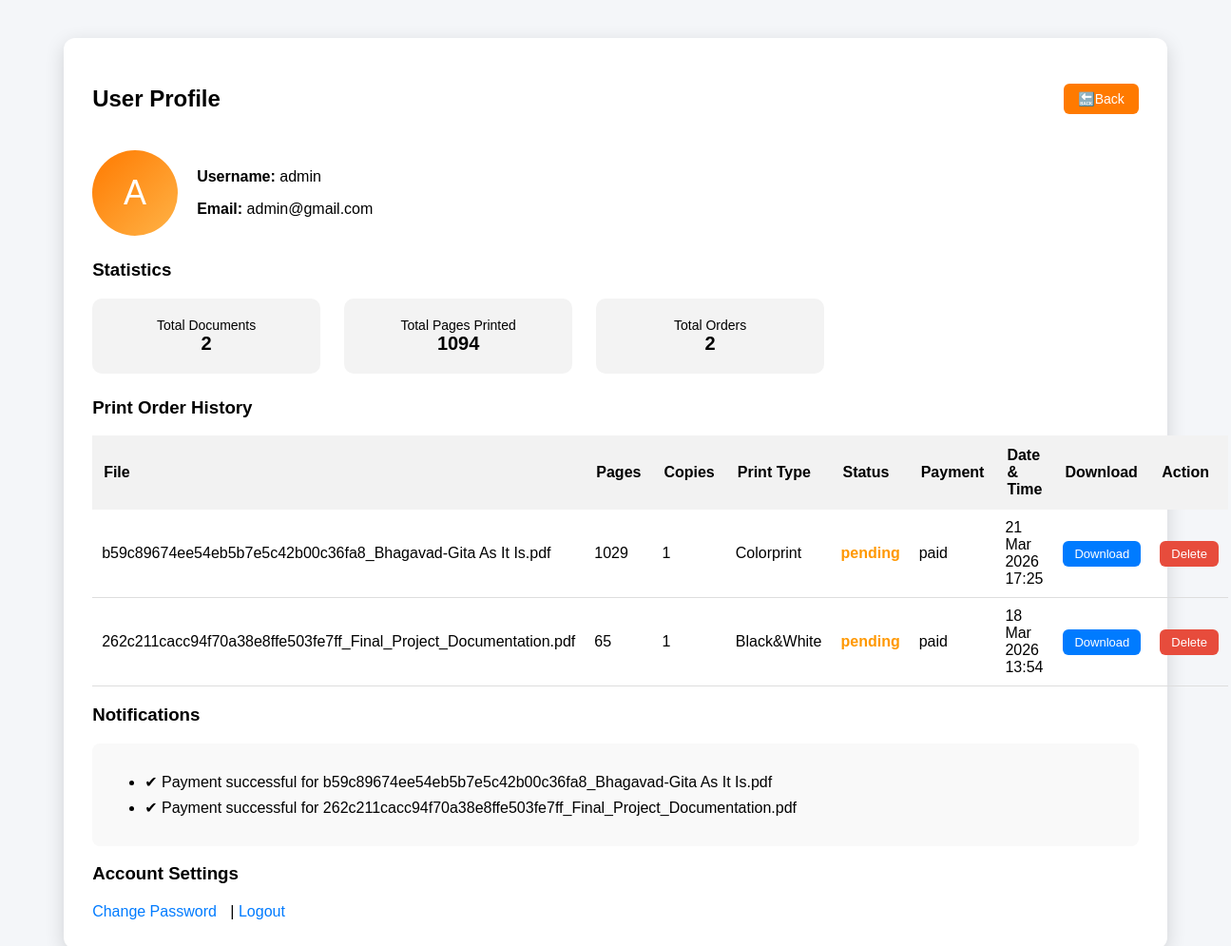
Screenshot of /profile/ (signed in) with the database file from the repository.
### smartxerox/models.py (models this page shows, shortened)
class UploadDocument(models.Model):
    PRINT_TYPE_CHOICES = [
        ("bw", "Black & White"),
        ("color", "Color"),
    ]
    PAPER_SIZE_CHOICES = [
        ("A4", "A4"),
        ("A3", "A3"),
        ("Letter", "Letter"),
    ]
    STATUS_CHOICES = [
        ("pending", "Pending"),
        ("printing", "Printing"),
        ("completed", "Completed"),
    ]
    PAYMENT_STATUS = [
        ("pending", "Pending"),
        ("paid", "Paid"),
        ("failed", "Failed"),
    ]
    user = models.ForeignKey(User, on_delete=models.CASCADE)
    file = models.FileField(
        upload_to="documents/",
        null=True,
        blank=True
    )
    file_name = models.CharField(max_length=255)
    pages = models.IntegerField(default=1)
    copies = models.IntegerField(default=1)
    print_type = models.CharField(
        max_length=10,
        choices=PRINT_TYPE_CHOICES,
        default="bw"
    )
    paper_size = models.CharField(
        max_length=10,
        choices=PAPER_SIZE_CHOICES,
        default="A4"
    )
    total_price = models.FloatField(default=0)
    status = models.CharField(
        max_length=20,
        choices=STATUS_CHOICES,
        default="pending"
    )
    payment_status = models.CharField(
        max_length=20,
        choices=PAYMENT_STATUS,
        default="pending"
    )
    created_at = models.DateTimeField(default=timezone.now)
    updated_at = models.DateTimeField(auto_now=True)

### smartxerox/views.py (the view, shortened to what this page needs)
# urls.py: path('profile/', views.profile, name='profile'),
@login_required
def profile(request):
    uploads = UploadDocument.objects.filter(user=request.user).order_by("-created_at")
    total_docs = uploads.count()
    total_pages = sum(doc.pages * doc.copies for doc in uploads)
    total_orders = uploads.count()
    notifications = []
    for doc in uploads:
        if doc.payment_status.lower() == "paid":
            notifications.append(f"Payment successful for {os.path.basename(doc.file_name)}")
        if doc.status.lower() == "printing":
            notifications.append(f"{doc.file_name} is currently printing")
        if doc.status.lower() == "completed":
            notifications.append(f"{doc.file_name} is ready for pickup")
    context = {
        "uploads": uploads,
        "total_docs": total_docs,
        "total_pages": total_pages,
        "total_orders": total_orders,
        "notifications": notifications
    }
    return render(request, "profile.html", context)

### smartxerox/templates/profile.html (shortened to what this page needs)
<!DOCTYPE html>
<html>
<head>
<link rel="stylesheet" href="https://cdnjs.cloudflare.com/ajax/libs/font-awesome/6.5.0/css/all.min.css">
</head>
<body>
<div class="container">
<div class="header">
<h2>User Profile</h2>
<a href="/main/" class="back-btn">🔙Back</a>
</div>
<div class="profile-box">
<div class="profile-img">
{{ user.username|first|upper }}
</div>
<div>
<p><b>Username:</b> {{ user.username }}</p>
<p><b>Email:</b> {{ user.email }}</p>
</div>
</div>
<h3>Statistics</h3>
<div class="stats">
<div class="stat-card">
Total Documents <br>
<b>{{ total_docs }}</b>
</div>
<div class="stat-card">
Total Pages Printed <br>
<b>{{ total_pages }}</b>
</div>
<div class="stat-card">
Total Orders <br>
<b>{{ total_orders }}</b>
</div>
</div>
<h3>Print Order History</h3>
<table>
<th>File</th>
<th>Pages</th>
<th>Copies</th>
<th>Print Type</th>
<th>Status</th>
<th>Payment</th>
<th>Date & Time</th>
<th>Download</th>
<th>Action</th>
{% if uploads %}
{% for doc in uploads %}
<tr>
<td>{{ doc.file_name }}</td>
<td>{{ doc.pages }}</td>
<td>{{ doc.copies }}</td>
<td>{{ doc.print_type }}</td>
<td class="status {{ doc.status }}">
{{ doc.status }}
</td>
<td>{{ doc.payment_status }}</td>
<td>{{ doc.created_at|date:"d M Y H:i" }}</td>
<td>
{% if doc.file %}
<a href="{{ doc.file.url }}" download class="download-btn">
Download
</a>
{% else %}
No File
{% endif %}
</td>
<td>
<form action="{% url 'delete_order' doc.id %}" method="POST">
<button class="delete-btn"
onclick="return confirm('Delete this order?')">
Delete
</button>
</form>
</td>
</tr>
{% endfor %}
{% else %}
<tr>
<td colspan="8" style="text-align:center;">
No print orders yet
</td>
</tr>
{% endif %}
</table>
<h3>Notifications</h3>
<div class="notifications">
<ul>
{% if notifications %}
{% for note in notifications %}
<li>✔ {{ note }}</li>
{% endfor %}
{% else %}
<li>No notifications yet</li>
{% endif %}
</ul>
</div>
<h3>Account Settings</h3>
<div class="settings">
<a href="{% url 'forgot_password' %}">Change Password</a>
|
<a href="{% url 'index' %}">Logout</a>
</div>
</div>
</body>
</html>

### smartxerox/templates/profile.html (style rules this page uses)
body { font-family: Arial; background:#f4f6f9; margin:0; padding:0; }
.container { width:85%; margin:auto; margin-top:40px; background:white; padding:30px; border-radius:12px; box-shadow:0 6px 20px rgba(0,0,0,0.15); }
.header { display:flex; justify-content:space-between; align-items:center; margin-bottom:20px; }
.back-btn { background:#ff7a00; color:white; padding:8px 15px; border:none; border-radius:6px; cursor:pointer; text-decoration:none; font-size:14px; }
.profile-box { display:flex; align-items:center; gap:20px; margin-bottom:25px; }
.profile-img { width:90px; height:90px; border-radius:50%; background:linear-gradient(135deg,#ff7a00,#ffb347); display:flex; align-items:center; justify-content:center; font-size:36px; color:white; }
.stats { display:flex; gap:25px; margin-top:15px; margin-bottom:25px; }
.stat-card { background:#f3f3f3; padding:20px; border-radius:10px; text-align:center; width:200px; font-size:14px; }
.stat-card b { font-size:20px; }
table { width:100%; border-collapse:collapse; margin-top:15px; }
th { background:#f2f2f2; padding:12px; text-align:left; }
td { padding:10px; border-bottom:1px solid #ddd; }
.download-btn { background:#007bff; color:white; padding:6px 12px; border-radius:6px; text-decoration:none; font-size:13px; }
.status { font-weight:bold; }
.status.pending { color:#ff9800; }
.notifications { background:#f9f9f9; padding:15px; border-radius:8px; margin-top:15px; }
.notifications li { margin-bottom:8px; }
.settings { margin-top:20px; }
.settings a { margin-right:10px; text-decoration:none; color:#007bff; }
.delete-btn { background:#e74c3c; color:white; border:none; padding:6px 12px; border-radius:6px; cursor:pointer; font-size:13px; }

### rows the page displays
UploadDocument: file_name "b59c89674ee54eb5b7e5c42b00c36fa8_Bhagavad-Gita As It Is.pdf", pages "1029", copies "1", print_type "Colorprint", status "pending", payment_status "paid", created_at "21 Mar 2026 17:25"
UploadDocument: file_name "262c211cacc94f70a38e8ffe503fe7ff_Final_Project_Documentation.pdf", pages "65", copies "1", print_type "Black&White", status "pending", payment_status "paid", created_at "18 Mar 2026 13:54"

### other values shown
{{ user.username|first|upper }} "A"
{{ user.username }} "admin"
{{ user.email }} "admin@gmail.com"
{{ total_docs }} "2"
{{ total_pages }} "1094"
{{ total_orders }} "2"
{{ note }} "Payment successful for b59c89674ee54eb5b7e5c42b00c36fa8_Bhagavad-Gita As It Is.pdf" "Payment successful for 262c211cacc94f70a38e8ffe503fe7ff_Final_Project_Documentation.pdf"
